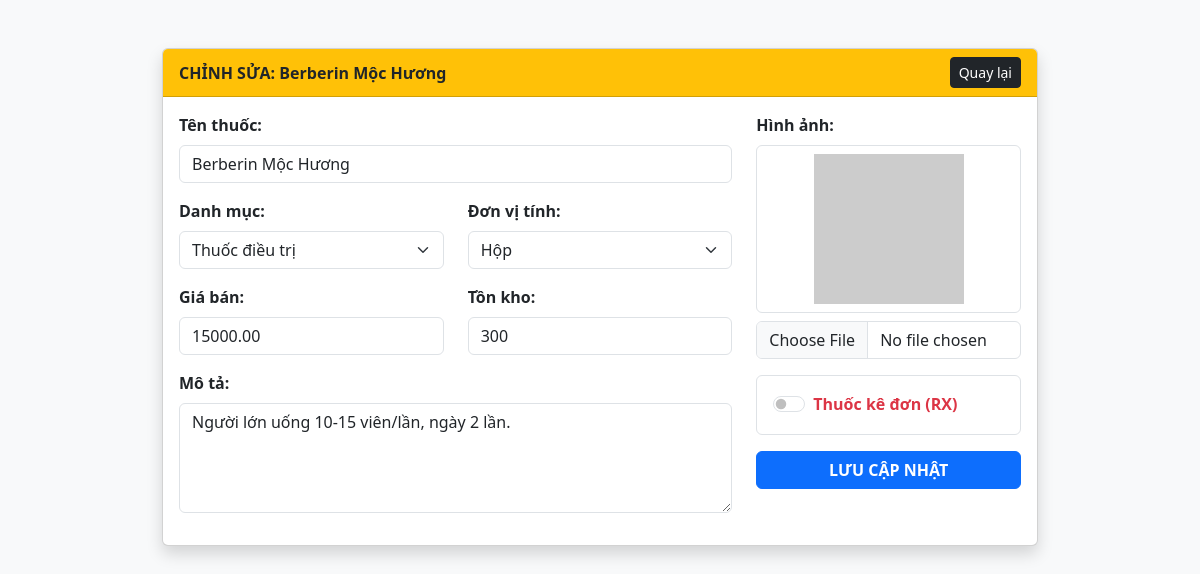
Screenshot of /editproduct.php?id=4 with the database file from the repository.
### tables this page shows
CREATE TABLE `products` (
  `product_id` int(11) NOT NULL,
  `category_id` int(11) DEFAULT NULL,
  `name` varchar(255) NOT NULL,
  `slug` varchar(255) NOT NULL,
  `meta_title` varchar(255) DEFAULT NULL,
  `meta_description` varchar(500) DEFAULT NULL,
  `price` decimal(10,2) NOT NULL,
  `stock_quantity` int(11) DEFAULT 0,
  `is_prescription` tinyint(1) DEFAULT 0,
  `unit` varchar(50) DEFAULT NULL,
  `description` text DEFAULT NULL,
  `image_url` varchar(255) DEFAULT NULL,
  `created_at` timestamp NOT NULL DEFAULT current_timestamp()
);

### templates/editproduct.html.php (the view, shortened to what this page needs)
<!DOCTYPE html>
<html lang="vi">
<head>
    <link href="https://cdn.jsdelivr.net/npm/bootstrap@5.3.0/dist/css/bootstrap.min.css" rel="stylesheet">
</head>
<body class="bg-light">
<div class="container mt-5" style="max-width: 900px;">
    <div class="card shadow">
        <div class="card-header bg-warning text-dark fw-bold d-flex justify-content-between align-items-center">
            <span>CHỈNH SỬA: <?php echo $product['name']; ?></span>
            <a href="admin.php" class="btn btn-sm btn-dark">Quay lại</a>
        </div>
        <div class="card-body">
            <form action="" method="POST" enctype="multipart/form-data">
                <div class="row">
                    <div class="col-md-8">
                        <div class="mb-3">
                            <label class="form-label fw-bold">Tên thuốc:</label>
                            <input type="text" name="name" class="form-control" value="<?php echo $product['name']; ?>" required>
                        </div>
                        <div class="row">
                            <div class="col-md-6 mb-3">
                                <label class="form-label fw-bold">Danh mục:</label>
                                <select name="category_id" class="form-select">
                                    <option value="1" <?php if($product['category_id'] == 1) echo 'selected'; ?>>Thuốc điều trị</option>
                                </select>
                            </div>
                            <div class="col-md-6 mb-3">
                                <label class="form-label fw-bold">Đơn vị tính:</label>
                                <select name="unit" class="form-select">
                                    <option value="Hộp" <?php if($product['unit'] == 'Hộp') echo 'selected'; ?>>Hộp</option>
                                </select>
                            </div>
                        </div>
                        <div class="row">
                            <div class="col-md-6 mb-3">
                                <label class="form-label fw-bold">Giá bán:</label>
                                <input type="number" name="price" class="form-control" value="<?php echo $product['price']; ?>" required>
                            </div>
                            <div class="col-md-6 mb-3">
                                <label class="form-label fw-bold">Tồn kho:</label>
                                <input type="number" name="stock" class="form-control" value="<?php echo $product['stock_quantity']; ?>">
                            </div>
                        </div>
                        <div class="mb-3">
                            <label class="form-label fw-bold">Mô tả:</label>
                            <textarea name="description" class="form-control" rows="4"><?php echo $product['description']; ?></textarea>
                        </div>
                    </div>
                    <div class="col-md-4">
                        <div class="mb-3">
                            <label class="form-label fw-bold">Hình ảnh:</label>
                            <div class="mb-2 text-center border rounded p-2 bg-white">
                                <img id="preview" src="uploads/<?php echo $product['image_url']; ?>"
                                     onerror="this.src='https://via.placeholder.com/150'"
                                     style="max-width: 100%; height: 150px; object-fit: contain;">
                            </div>
                            <input type="file" name="product_image" class="form-control" onchange="previewImage(this)">
                        </div>
                        <div class="mb-3 border p-3 rounded bg-white">
                            <div class="form-check form-switch">
                                <input class="form-check-input" type="checkbox" name="is_prescription" value="1" id="rxCheck"
                                    <?php if($product['is_prescription'] == 1) echo 'checked'; ?>>
                                <label class="form-check-label fw-bold text-danger" for="rxCheck">Thuốc kê đơn (RX)</label>
                            </div>
                        </div>
                        <div class="d-grid gap-2">
                            <button type="submit" name="btn_update" class="btn btn-primary fw-bold">LƯU CẬP NHẬT</button>
                        </div>
                    </div>
                </div>
            </form>
        </div>
    </div>
</div>
</body>
</html>

### rows the page displays
products: name "Berberin Mộc Hương", category_id "Thuốc điều trị", price "15000.00", stock "300", description "Người lớn uống 10-15 viên/lần, ngày 2 lần."
